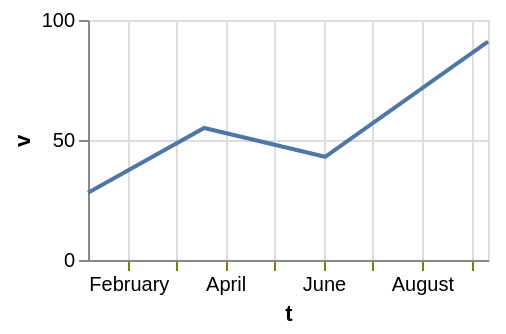

Source (Vega-Lite JSON):
### Vega-Lite specification from a JSON file in a GitHub repository (floating-point values rounded to 4 significant figures)
{"$schema": "https://vega.github.io/schema/vega-lite/v6.json", "width": 200, "height": 120, "data": {"values": [{"c": "alpha", "v": 28, "w": 3, "t": "2024-01-07"}, {"c": "beta", "v": 55, "w": 7, "t": "2024-03-19"}, {"c": "gamma", "v": 43, "w": 5, "t": "2024-06-02"}, {"c": "delta", "v": 91, "w": 9, "t": "2024-09-11"}]}, "mark": "line", "encoding": {"x": {"field": "t", "type": "temporal", "axis": {"tickColor": "olive"}}, "y": {"field": "v", "type": "quantitative"}}}
